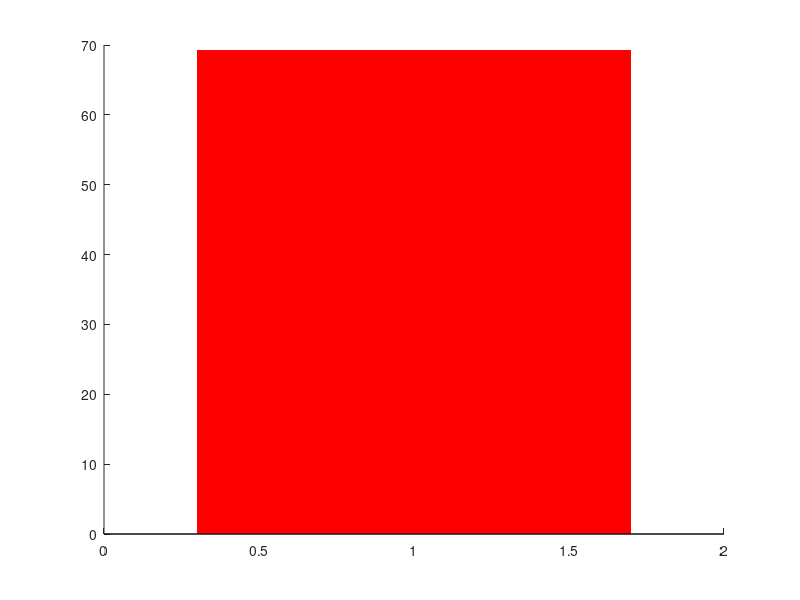

Here is the MATLAB script that generated this plot: (Note: this script raises an error after producing the figure.)
%%%%%%%%%%%%%%%%%%%%%%%%%%%%%%%%%%%%%%%%%%%%%%%%%%%%%%%%%%%%%%%%%%%%%%%%%%%%%
% Figure 2 % Jiwon Park % 2023/09/21
% Figure 2A: Comparison of Beliefs about the risks of smoking
%
% 1. perceived risk of direct smoking
% 2. perceived risk of second-hand smoking 
% 3. perceived risk of direct smoking, afffecting their own health 

% Figure 2B: Correlation b/w Beliefs about the risks of smoking and infection
% 1. risk of direct smoking ~ infection 
% 2. risk of second-hand smoking ~ infection
%%%%%%%%%%%%%%%%%%%%%%%%%%%%%%%%%%%%%%%%%%%%%%%%%%%%%%%%%%%%%%%%%%%%%%%%%%%%%

clear; clc;
load gitHub_Sample2.mat

% smoking status 
subjS=find(Sample2_smoking_StatusS==1);
subjPS=find(Sample2_smoking_StatusPS==1);
subjNS=find(Sample2_smoking_StatusNS==1);


%% %%%%%%%%%%%%%%%%%%%%%%%%%%%%%%%%%%%%%%%%%%%%%%%%%%%%%%%%%%%%%%%%%%
%% Figure 2A: Comparison of Beliefs about the risks of smoking
%%%%%%%%%%%%%%%%%%%%%%%%%%%%%%%%%%%%%%%%%%%%%%%%%%%%%%%%%%%%%%%%%%%%

direct=Sample2_smoking_perceivedRiskOfDirectSmoking;
indirect=Sample2_smoking_perceivedRiskOfSecondHandSmoking;
self=Sample2_smoking_perceivedRiskOfDirectSmokingSelf;
infection=Sample2_covid_PerceivedRiskOfBeingInfected;

data_avg_direct_t1=[mean(direct(subjS)) mean(direct(subjPS)) mean(direct(subjNS))]
sem_avg_direct_t1=[std(direct(subjS))/sqrt(length(subjS)) std(direct(subjPS))/sqrt(length(subjPS)) std(direct(subjNS))/sqrt(length(subjNS))]
data_avg_indirect_t1=[mean(indirect(subjS)) mean(indirect(subjPS)) mean(indirect(subjNS))]
sem_avg_indirect_t1=[std(indirect(subjS))/sqrt(length(subjS)) std(indirect(subjPS))/sqrt(length(subjPS)) std(indirect(subjNS))/sqrt(length(subjNS))]
data_avg_self_t1=[mean(self(subjS)) mean(self(subjPS))]
sem_avg_self_t1=[std(self(subjS))/sqrt(length(subjS)) std(self(subjPS))/sqrt(length(subjPS))]
data_avg_infectionGeneral_t1=[mean(mean(infection(subjS),2)) mean(mean(infection(subjPS),2)) mean(mean(infection(subjNS),2))]
sem_avg_infectionGeneral_t1=[std(mean(infection(subjS),2))/sqrt(length(subjS)) std(mean(infection(subjPS),2))/sqrt(length(subjPS)) std(mean(infection(subjNS),2))/sqrt(length(subjNS))]


%% perceived risk of direct smoking
c={'r','b','k'};
figure('color','w'); hold on;
count=0;
for idx=1:3
    count=count+1;
    bar(idx, data_avg_direct_t1(count),'facecolor',c{count},'edgecolor','none','barwidth',0.7);
    errorbar(idx, data_avg_direct_t1(count), sem_avg_direct_t1(count),'linewidth',2, 'color','k');
end
xticks(1:3); xticklabels({'S','PS','NS'});
ylim([0 100]); ylabel('Perceived risk of smoking');
yticks(0:20:100)
set(gca,'linewidth',2,'fontsize',18);

%% perceived risk of second-hand smoking
c={'r','b','k'};
figure('color','w'); hold on;
count=0;
for idx=1:3
    count=count+1;
    bar(idx, data_avg_indirect_t1(count),'facecolor',c{count},'edgecolor','none','barwidth',0.7);
    errorbar(idx, data_avg_indirect_t1(count), sem_avg_indirect_t1(count),'linewidth',2, 'color','k');
end
xticks(1:3); xticklabels({'S','PS','NS'});
ylim([0 100]); ylabel('Perceived risk of smoking');
yticks(0:20:100)
set(gca,'linewidth',2,'fontsize',18);

%% direct; affecting their own health
c={'r','b','k'};
figure('color','w'); hold on;
count=0;
for idx=1:2
    count=count+1;
    bar(idx, data_avg_self_t1(count),'facecolor',c{count},'edgecolor','none','barwidth',0.7);
    errorbar(idx, data_avg_self_t1(count), sem_avg_self_t1(count),'linewidth',2, 'color','k');
end
xticks(1:2); xticklabels({'S','PS'});
ylim([0 100]); ylabel('Perceived risk of smoking; self');
yticks(0:20:100)
set(gca,'linewidth',2,'fontsize',18);


%% %%%%%%%%%%%%%%%%%%%%%%%%%%%%%%%%%%%%%%%%%%%%%%%%%%%%%%%%%%%%%%%%%%
%% Figure 2B: Correlation b/w Beliefs about the risks of smoking and infection
%%%%%%%%%%%%%%%%%%%%%%%%%%%%%%%%%%%%%%%%%%%%%%%%%%%%%%%%%%%%%%%%%%%%
clc;
s=subjPS; % S or PS or NS 
x=self(s); % direct or indirect 
y=Sample2_covid_PerceivedRiskOfBeingInfected(s);

figure('color','w'); hold on;
plot(x, y, '.','markersize',20,'color',[0.7 0.7 0.7])
[r p]=corr(x,y,'type','Pearson')

c=[0.7 0.7 0.7];
c='r';
xaxis_=[0 100];

stats=regstats(y, x); b0=stats.beta(1); b1=stats.beta(2);
xx= linspace(xaxis_(1),xaxis_(2), 2); % Adapt n for resolution of graph
yy= b0+b1*xx;
plot(xx,yy,'linewidth',8,'color',c);
set(gca,'linewidth',2,'fontsize',18);


%% %%%%%%%%%%%%%%%%%%%%%%%%%%%%%%%%%%%%%%%%%%%%%%%%%%%%%%%%%%%%%%%%%%
%% Correlation b/w Beliefs about the risks of direct and second-hand smoking
%%%%%%%%%%%%%%%%%%%%%%%%%%%%%%%%%%%%%%%%%%%%%%%%%%%%%%%%%%%%%%%%%%%%
clc;
s=subjNS; % S or PS or NS 
x=direct(s); % direct or indirect 
y=indirect(s);
[r p]=corr(x,y,'type','Pearson')


s=subjPS; % S or PS or NS 
x=direct(s); % direct or indirect 
y=indirect(s);
[r p]=corr(x,y,'type','Pearson')


s=subjS; % S or PS or NS 
x=direct(s); % direct or indirect 
y=indirect(s);
[r p]=corr(x,y,'type','Pearson')


